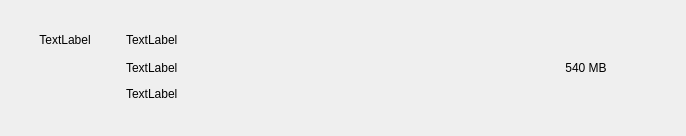
<?xml version="1.0" encoding="UTF-8"?>
<ui version="4.0">
 <class>DialogDropHeaderElement</class>
 <widget class="QWidget" name="DialogDropHeaderElement">
  <property name="geometry">
   <rect>
    <x>0</x>
    <y>0</y>
    <width>686</width>
    <height>136</height>
   </rect>
  </property>
  <property name="windowTitle">
   <string>Form</string>
  </property>
  <property name="styleSheet">
   <string notr="true"/>
  </property>
  <layout class="QGridLayout" name="_mainLayout">
   <property name="leftMargin">
    <number>30</number>
   </property>
   <property name="topMargin">
    <number>30</number>
   </property>
   <property name="rightMargin">
    <number>30</number>
   </property>
   <property name="bottomMargin">
    <number>30</number>
   </property>
   <item row="0" column="3">
    <layout class="QVBoxLayout" name="verticalLayout_2">
     <property name="sizeConstraint">
      <enum>QLayout::SetDefaultConstraint</enum>
     </property>
     <item>
      <widget class="QLabel" name="_size">
       <property name="maximumSize">
        <size>
         <width>140</width>
         <height>80</height>
        </size>
       </property>
       <property name="text">
        <string>540 MB</string>
       </property>
       <property name="alignment">
        <set>Qt::AlignCenter</set>
       </property>
      </widget>
     </item>
    </layout>
   </item>
   <item row="0" column="2">
    <layout class="QVBoxLayout" name="verticalLayout">
     <property name="sizeConstraint">
      <enum>QLayout::SetDefaultConstraint</enum>
     </property>
     <item>
      <widget class="QLabel" name="_title">
       <property name="text">
        <string>TextLabel</string>
       </property>
       <property name="alignment">
        <set>Qt::AlignLeading|Qt::AlignLeft|Qt::AlignTop</set>
       </property>
      </widget>
     </item>
     <item>
      <widget class="QLabel" name="_createdAt">
       <property name="text">
        <string>TextLabel</string>
       </property>
      </widget>
     </item>
     <item>
      <widget class="QLabel" name="_path">
       <property name="text">
        <string>TextLabel</string>
       </property>
      </widget>
     </item>
    </layout>
   </item>
   <item row="0" column="0">
    <layout class="QVBoxLayout" name="verticalLayout_3">
     <property name="sizeConstraint">
      <enum>QLayout::SetDefaultConstraint</enum>
     </property>
     <property name="leftMargin">
      <number>0</number>
     </property>
     <item>
      <widget class="QLabel" name="_picture">
       <property name="minimumSize">
        <size>
         <width>70</width>
         <height>70</height>
        </size>
       </property>
       <property name="maximumSize">
        <size>
         <width>70</width>
         <height>70</height>
        </size>
       </property>
       <property name="layoutDirection">
        <enum>Qt::LeftToRight</enum>
       </property>
       <property name="styleSheet">
        <string notr="true"/>
       </property>
       <property name="text">
        <string>TextLabel</string>
       </property>
       <property name="alignment">
        <set>Qt::AlignHCenter|Qt::AlignTop</set>
       </property>
      </widget>
     </item>
    </layout>
   </item>
   <item row="0" column="1">
    <spacer name="horizontalSpacer">
     <property name="orientation">
      <enum>Qt::Horizontal</enum>
     </property>
     <property name="sizeType">
      <enum>QSizePolicy::Fixed</enum>
     </property>
     <property name="sizeHint" stdset="0">
      <size>
       <width>20</width>
       <height>20</height>
      </size>
     </property>
    </spacer>
   </item>
  </layout>
 </widget>
 <resources/>
 <connections/>
</ui>
